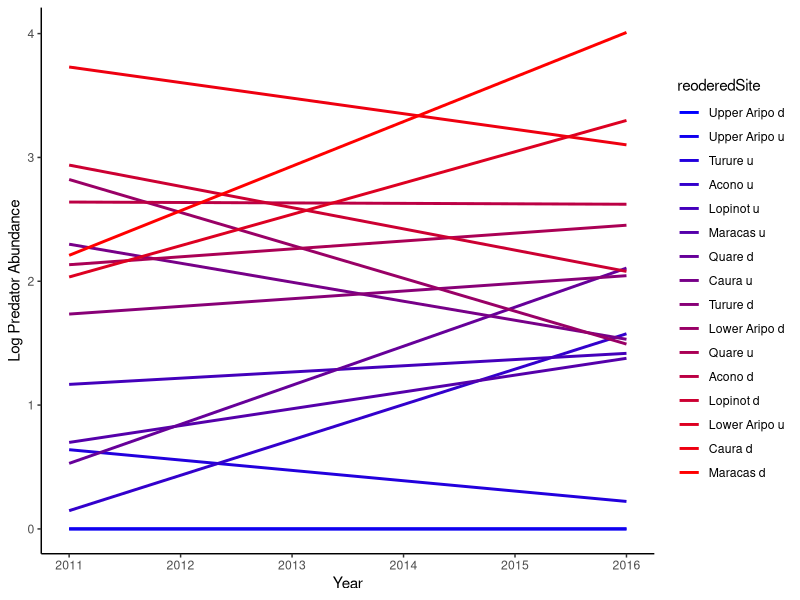
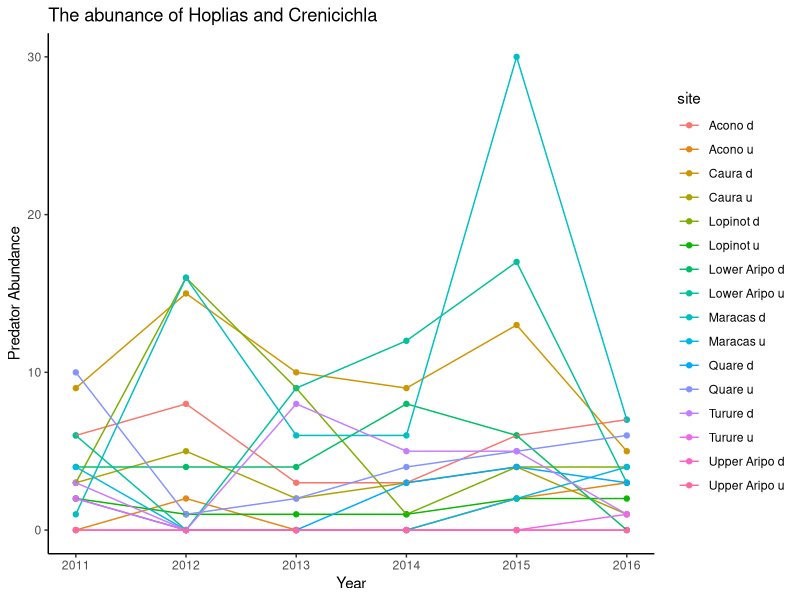
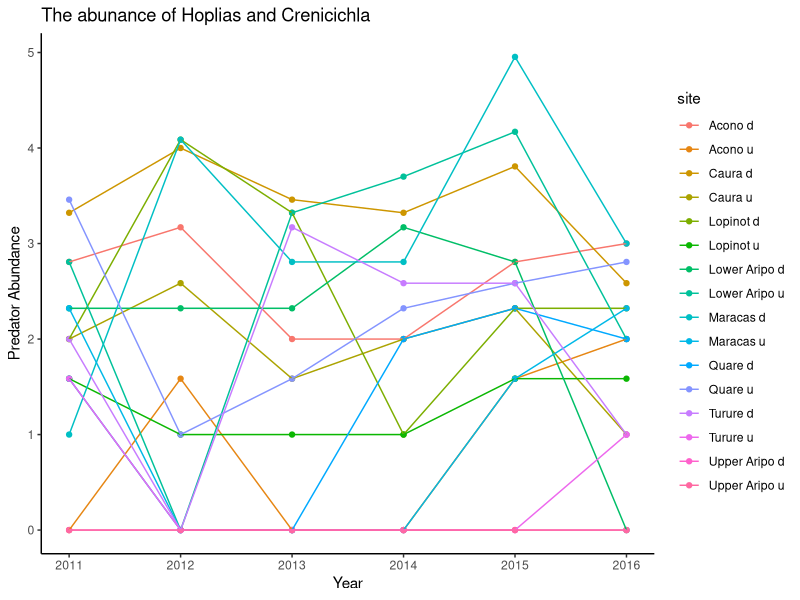
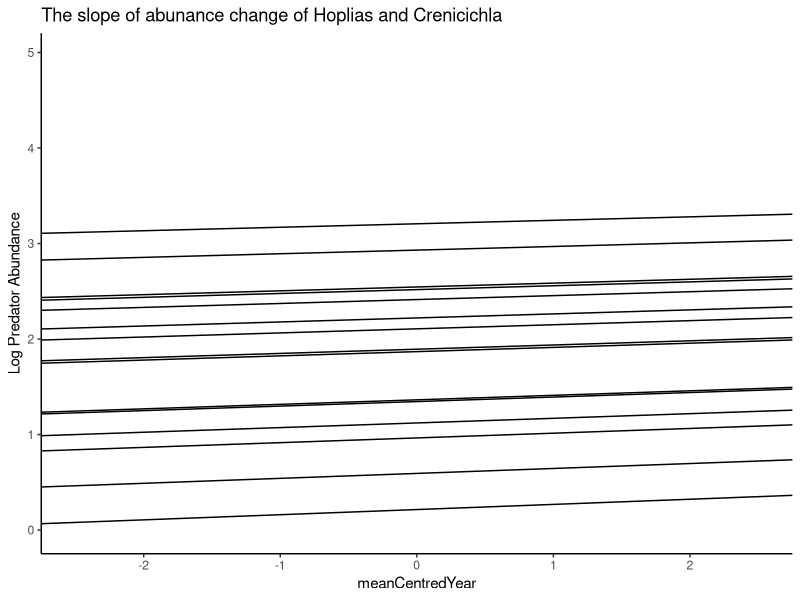
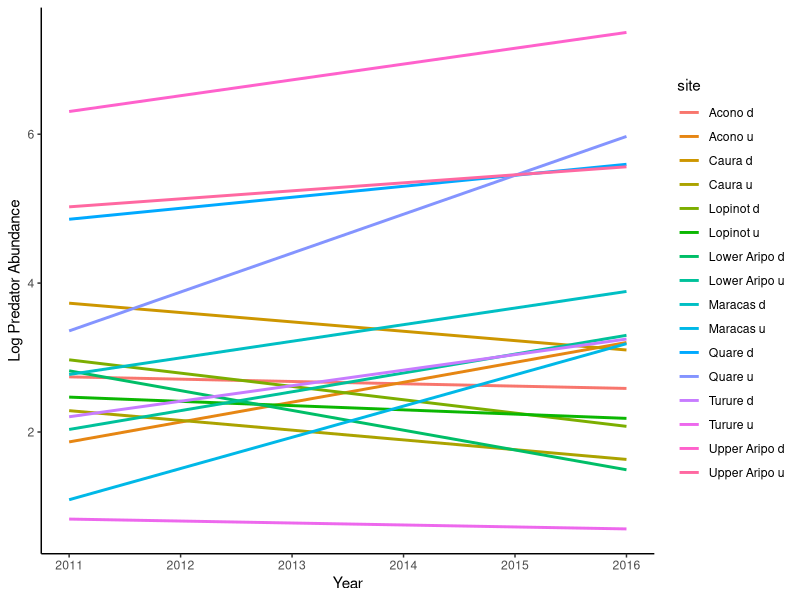
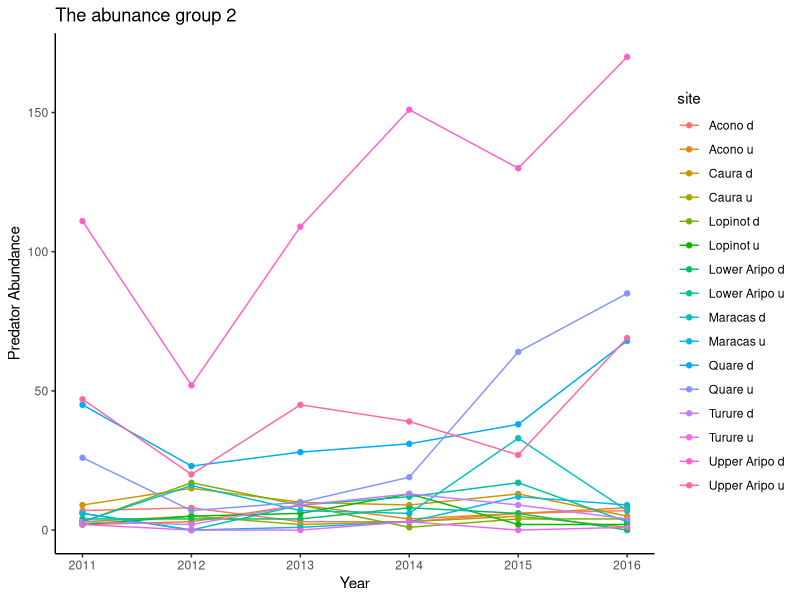
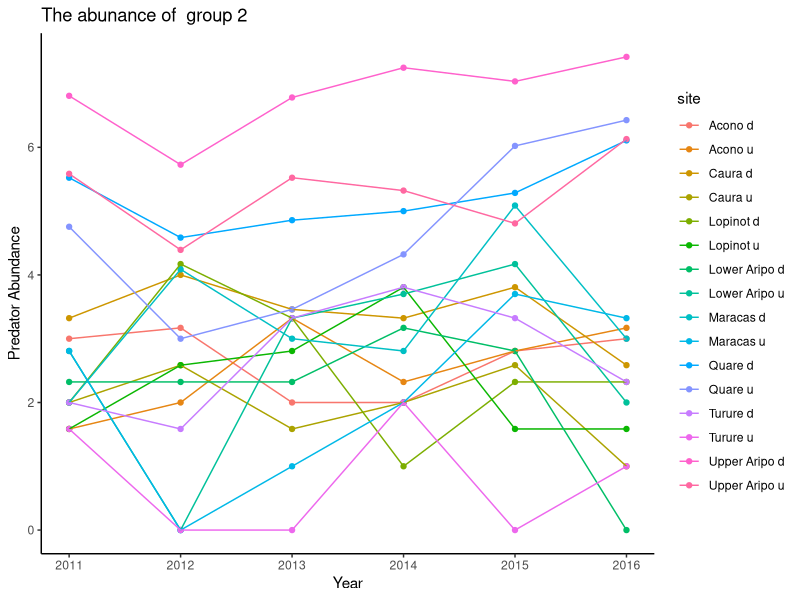
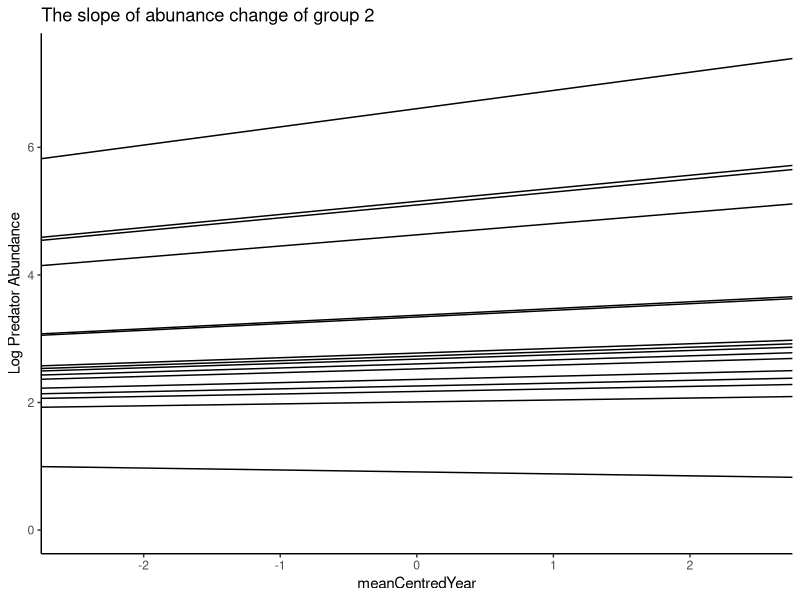

Write the R code that produced these figures, in order.
## ---- chunk 1
setwd("C:\\Users\\faj\\Documents\\OneDrive for Business\\research\\FishPredation\\Data")

library(dplyr)
library(tidyr)
library(ggplot2)
library(lme4)
library(lsmeans)
library(pbkrtest)
library(RColorBrewer) 

#preparing data 

fishDataAll <- read.csv("Fish data June 2017.csv")
head(fishDataAll)
str(fishDataAll)


selectMonths <- c("07", "08")# i am selecting out these months because then i can use the last timepoint 


#select data from only the July and Auguest, and remove first year 
SelectData <- fishDataAll %>% 
	separate(date, c("Day", "Month", "Year"), sep = "/") %>%
	filter(Year != 2010)%>%
	filter(Month %in% selectMonths)

fishData <- data.frame(SelectData)

#calculate biomass
fishData$TotBiomass <- (fishData$numbercaught + fishData$numberseen)* fishData$weight

#calculating percentage abundance
TotBioSite<- fishData %>% 
	group_by(site, Year) %>%
	summarise(BiomasSiteSum = sum(TotBiomass, na.rm=TRUE))

siteBiomass <- data.frame(TotBioSite)

#calculate overall abundance
fishData$AbundanceAll <- fishData$numbercaught + fishData$numberseen

## ---- chunk 2

predatorsAbN <- fishData %>% 
	filter(species == "Hoplias malabaricus" | species == "Crenicichla frenata") %>%
	group_by(site, Year) %>%
	summarise(AbundanceSum = sum(AbundanceAll))

predatorsAb <- data.frame(predatorsAbN)
predatorsAb$Year <- as.numeric(predatorsAb$Year)

#add the total site biomass data, just to i can identify sites with no predators 
FishDataTotAb <- merge(siteBiomass, predatorsAb, by = c("site" ,"Year"),all=TRUE) # this makes sure i 
#know what years had no predators recoreded in 
FishDataTotAb$AbundanceSum[is.na(FishDataTotAb$AbundanceSum)] <- 0
FishDataTotAb$Year <- as.numeric(FishDataTotAb$Year)


#add mean centered year for further analysis
meanYear <-summarise(FishDataTotAb, meanYear = mean(Year)) 
FishDataTotAb$meanYear <- meanYear[1,]
FishDataTotAb$meanCentredYear <-  FishDataTotAb$Year- FishDataTotAb$meanYear	

FishDataTotAb$logAb <- log2(FishDataTotAb$AbundanceSum + 1)

## ---- chunk 3

head(FishDataTotAb)
predOrder <- data.frame(FishDataTotAb%>% #det the oder of which sites are highest predation for plotting 
  group_by(site) %>%
  summarise(meanAb = mean(AbundanceSum)) %>%
  arrange(meanAb)%>%
  mutate(orderAb = c(1:16)))

plotNAbData <- merge(FishDataTotAb, predOrder, by = "site")

plotNAbData <- plotNAbData[order(plotNAbData$orderAb),]
plotNAbData$reoderedSite <- reorder(plotNAbData$site, plotNAbData$orderAb)

getPalette <-  colorRampPalette(c("blue", "red"))
getPalette(16)

NarrowAdundance <- ggplot(aes(x = Year, y = logAb, colour = reoderedSite ),data = plotNAbData)
NarrowAdundance + 
  geom_smooth(se = FALSE, method = "lm")+ 
	theme_classic()+
	labs(y = "Log Predator Abundance")   + 
  scale_colour_manual(values = getPalette(16))

## ---- chunk 4

AbPlot <- ggplot(FishDataTotAb, aes(x = Year, y = AbundanceSum, col = site, group = site))
AbPlot + geom_point() +
	geom_line() +
	theme_classic() +
	labs(title="The abunance of Hoplias and Crenicichla", y = "Predator Abundance")

AbPlotLog <- ggplot(FishDataTotAb, aes(x = Year, y = logAb, col = site, group = site))
AbPlotLog + geom_point() +
	geom_line() +
	theme_classic() +
	labs(title="The abunance of Hoplias and Crenicichla", y = "Predator Abundance")


## ---- chunk 5

AbM1 <- lmer(logAb  ~ meanCentredYear + (meanCentredYear|site), data = FishDataTotAb)
summary(AbM1)

#plot slopes of sites
AbM1_Lines <- coef(AbM1)$site[c(1:2)] # get slope and intercept of each line in model 3
names(AbM1_Lines) <- c("intercept", "slope")

m3.plot <- ggplot(data = FishDataTotAb, aes(x = meanCentredYear, y = logAb)) # plot of model with varying intercept but not slope, but only main slope shown
m3.plot + geom_blank() + 
	theme_classic() +
	geom_abline(slope = AbM1_Lines$slope, intercept = AbM1_Lines$intercept) +
	labs(title="The slope of abunance change of Hoplias and Crenicichla", y = "Log Predator Abundance")

## ---- chunk 6

predatorsAbNm <- fishData %>% 
	filter(species == "Hoplias malabaricus" | species == "Crenicichla frenata" | 
		species == "Gymnotus carapo"| species ==  "Rivulus hartii") %>%
	group_by(site, Year) %>%
	summarise(AbundanceSum = sum(AbundanceAll))

predatorsAbm <- data.frame(predatorsAbNm)
predatorsAbm$Year <- as.numeric(predatorsAbm$Year)

#add the total site biomass data, just to i can identify sites with no predators 
FishDataTotAbm <- merge(siteBiomass, predatorsAbm, by = c("site" ,"Year"),all=TRUE) # this makes sure i 
#know what years had no predators recoreded in 
FishDataTotAbm$AbundanceSum[is.na(FishDataTotAbm$AbundanceSum)] <- 0
FishDataTotAbm$Year <- as.numeric(FishDataTotAbm$Year)


#add mean centered year for further analysis
meanYear <-summarise(FishDataTotAbm, meanYear = mean(Year)) 
FishDataTotAbm$meanYear <- meanYear[1,]
FishDataTotAbm$meanCentredYear <-  FishDataTotAbm$Year - FishDataTotAbm$meanYear	

FishDataTotAbm$logAb <- log2(FishDataTotAbm$AbundanceSum + 1)

## ---- chunk 7
MiddleAdundance <- ggplot(aes(x = Year, y = logAb, colour = site),data = FishDataTotAbm)
MiddleAdundance + 
  geom_smooth(se = FALSE, method = "lm")+ 
	theme_classic()+
	labs(y = "Log Predator Abundance")

## ---- chunk 8

AbPlotm <- ggplot(FishDataTotAbm, aes(x = Year, y = AbundanceSum, col = site, group = site))
AbPlotm + geom_point() +
	geom_line() +
	theme_classic() +
	labs(title="The abunance group 2", y = "Predator Abundance")

AbPlotLogm <- ggplot(FishDataTotAbm, aes(x = Year, y = logAb, col = site, group = site))
AbPlotLogm + geom_point() +
	geom_line() +
	theme_classic() +
	labs(title="The abunance of  group 2", y = "Predator Abundance")


## ---- chunk 9

AbM1m <- lmer(logAb  ~ meanCentredYear + (meanCentredYear|site), data = FishDataTotAbm)
summary(AbM1m)

#plot slopes of sites
AbM1_Linesm <- coef(AbM1m)$site[c(1:2)] # get slope and intercept of each line in model 3
names(AbM1_Linesm) <- c("intercept", "slope")

m3.plot <- ggplot(data = FishDataTotAbm, aes(x = meanCentredYear, y = logAb)) # plot of model with varying intercept but not slope, but only main slope shown
m3.plot + geom_blank() + 
	theme_classic() +
	geom_abline(slope = AbM1_Linesm$slope, intercept = AbM1_Linesm$intercept) +
	labs(title="The slope of abunance change of group 2", y = "Log Predator Abundance")

## ---- chunk 10

group12 <- c("Hoplias malabaricus", "Crenicichla frenata", "Gymnotus carapo", "Anablepsoides hartii",
			"Cichlasoma taenia", "Cichlasoma taenia", "Corynopoma riisei", "Roeboides dientonito", 
			"Agonostomus monticola", "Rhamdia quelen", "andinoacara pulcher", "Hemigrammus unilineatus", "Rivulus hartii")

predatorsAbNw <- fishData %>% 
	filter(species %in% group12)  %>%
	group_by(site, Year) %>%
	summarise(AbundanceSum = sum(AbundanceAll))

predatorsAbw <- data.frame(predatorsAbNw)
predatorsAbw$Year <- as.numeric(predatorsAbw$Year)

#add the total site biomass data, just to i can identify sites with no predators 
FishDataTotAbw <- merge(siteBiomass, predatorsAbw, by = c("site" ,"Year"),all=TRUE) # this makes sure i 
#know what years had no predators recoreded in 
FishDataTotAbw$AbundanceSum[is.na(FishDataTotAbw$AbundanceSum)] <- 0
FishDataTotAbw$Year <- as.numeric(FishDataTotAbw$Year)

#add mean centered year for further analysis
meanYear <-summarise(FishDataTotAbw, meanYear = mean(Year)) 
FishDataTotAbw$meanYear <- meanYear[1,]
FishDataTotAbw$meanCentredYear <-  FishDataTotAbw$Year - FishDataTotAbw$meanYear	

FishDataTotAbw$logAb <- log2(FishDataTotAbw$AbundanceSum + 1)

## ---- chunk 11
BroadAdundance <- ggplot(aes(x = Year, y = logAb, colour = site),data = FishDataTotAbw)
BroadAdundance + 
  geom_smooth(se = FALSE, method = "lm")+ 
	theme_classic()+
	labs(y = "Log Predator Abundance")

## ---- chunk 12

AbPlotw <- ggplot(FishDataTotAbw, aes(x = Year, y = AbundanceSum, col = site, group = site))
AbPlotw + geom_point() +
	geom_line() +
	theme_classic() +
	labs(title="The abunance group 2 and 3", y = "Predator Abundance")

AbPlotLogw <- ggplot(FishDataTotAbw, aes(x = Year, y = logAb, col = site, group = site))
AbPlotLogw + geom_point() +
	geom_line() +
	theme_classic() +
	labs(title="The abunance of  group 2 and 3", y = "Predator Abundance")


## ---- chunk 13

AbM1w <- lmer(logAb  ~ meanCentredYear + (meanCentredYear|site), data = FishDataTotAbw)
summary(AbM1w)

#plot slopes of sites
AbM1_Linesw <- coef(AbM1w)$site[c(1:2)] # get slope and intercept of each line in model 3
names(AbM1_Linesw) <- c("intercept", "slope")

m3.plotw <- ggplot(data = FishDataTotAbw, aes(x = meanCentredYear, y = logAb)) # plot of model with varying intercept but not slope, but only main slope shown
m3.plot + geom_blank() + 
	theme_classic() +
	geom_abline(slope = AbM1_Linesw$slope, intercept = AbM1_Linesw$intercept) +
	labs(title="The slope of abunance change of group 2", y = "Log Predator Abundance")
